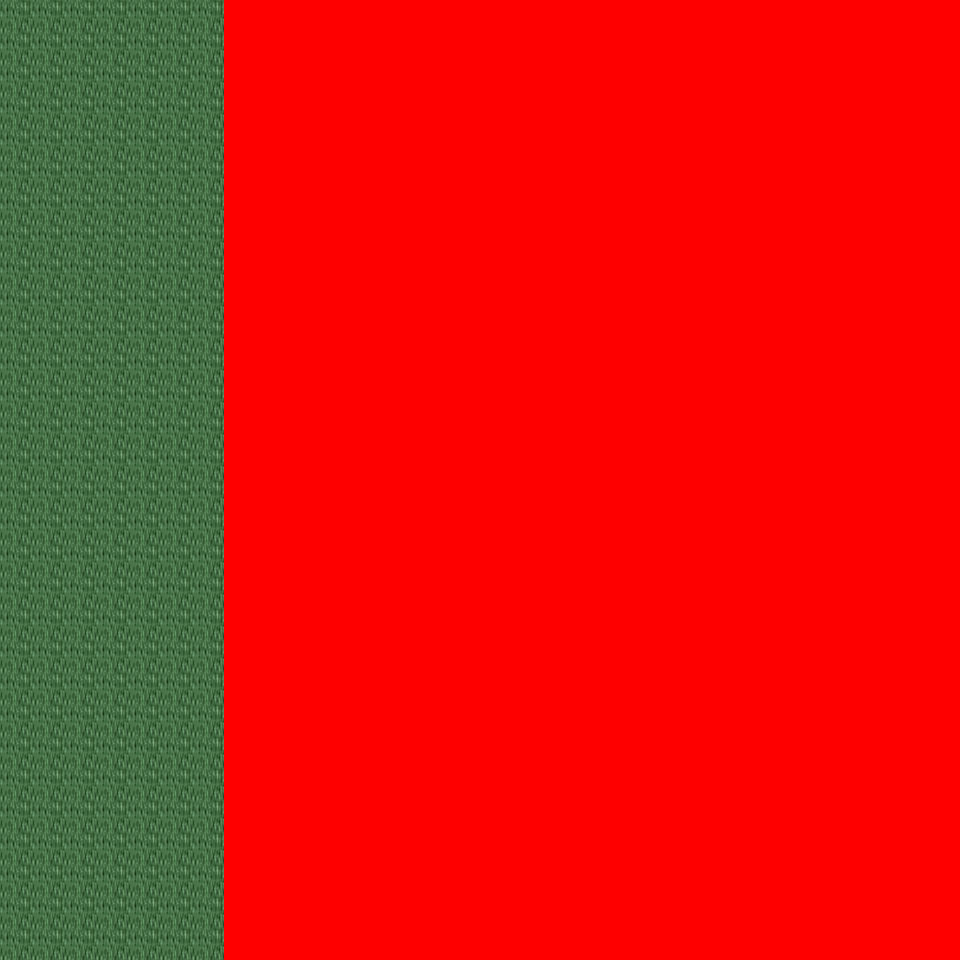

The image is a tile-based game level rendered from a .tmx file. Its description and source (layers, tilesets, objects; grid data summarised) follow:
An orthogonal 30x30 tile map with 32x32 px tiles, 6 tile layers (Ground, Object, Object2, Above, ...), 12 tilesets and 2 objects (2x mapchange).

<map version="1.0" orientation="orthogonal" renderorder="right-down" width="30" height="30" tilewidth="32" tileheight="32" nextobjectid="3">
  <tileset firstgid="1" name="tileset_logic_collision" tilewidth="32" tileheight="32" tilecount="1" columns="1">
    <image source="../drawable/tileset_logic_collision.png" width="32" height="32" />
  </tileset>
  <tileset firstgid="2" name="tileset_ground_ground" tilewidth="32" tileheight="32" tilecount="33" columns="3">
    <image source="../drawable/tileset_ground_ground.png" width="96" height="352" />
  </tileset>
  <tileset firstgid="35" name="tileset_ground_ridge_earth_pale" tilewidth="32" tileheight="32" tilecount="96" columns="12">
    <image source="../drawable/tileset_ground_ridge_earth_pale.png" width="384" height="256" />
  </tileset>
  <tileset firstgid="131" name="tileset_ground_ridge_earth_dark" tilewidth="32" tileheight="32" tilecount="96" columns="12">
    <image source="../drawable/tileset_ground_ridge_earth_dark.png" width="384" height="256" />
  </tileset>
  <tileset firstgid="227" name="tileset_terrain_desert" tilewidth="32" tileheight="32" tilecount="88" columns="8">
    <image source="../drawable/tileset_terrain_desert.png" width="256" height="352" />
  </tileset>
  <tileset firstgid="315" name="tileset_ground_sand_2" tilewidth="32" tileheight="32" tilecount="15" columns="5">
    <image source="../drawable/tileset_ground_sand_2.png" width="160" height="96" />
  </tileset>
  <tileset firstgid="330" name="tileset_plant_tree_evergreen" tilewidth="32" tileheight="32" tilecount="36" columns="3">
    <image source="../drawable/tileset_plant_tree_evergreen.png" width="96" height="384" />
  </tileset>
  <tileset firstgid="366" name="tileset_plant_cactus_2" tilewidth="32" tileheight="32" tilecount="10" columns="5">
    <image source="../drawable/tileset_plant_cactus_2.png" width="160" height="64" />
  </tileset>
  <tileset firstgid="376" name="tileset_plant_cactus" tilewidth="32" tileheight="32" tilecount="2" columns="1">
    <image source="../drawable/tileset_plant_cactus.png" width="32" height="64" />
  </tileset>
  <tileset firstgid="378" name="tileset_plant_bush_various_small" tilewidth="32" tileheight="32" tilecount="9" columns="3">
    <image source="../drawable/tileset_plant_bush_various_small.png" width="96" height="96" />
  </tileset>
  <tileset firstgid="387" name="tileset_plant_tree_tree_green" tilewidth="32" tileheight="32" tilecount="88" columns="8">
    <image source="../drawable/tileset_plant_tree_tree_green.png" width="256" height="352" />
  </tileset>
  <tileset firstgid="475" name="tileset_building_fence_fence_chunky" tilewidth="32" tileheight="32" tilecount="21" columns="3">
    <image source="../drawable/tileset_building_fence_fence_chunky.png" width="96" height="224" />
  </tileset>
  <layer name="Ground" width="30" height="30">
    <data>[900 cells, 900 non-empty, 12 distinct tile ids]</data>
  </layer>
  <layer name="Object" width="30" height="30">
    <data>[900 cells, 31 non-empty, 2 distinct tile ids]</data>
  </layer>
  <layer name="Object2" width="30" height="30">
    <data>[900 cells, 0 non-empty, 0 distinct tile ids]</data>
  </layer>
  <layer name="Above" width="30" height="30">
    <data>[900 cells, 0 non-empty, 0 distinct tile ids]</data>
  </layer>
  <layer name="Above2" width="30" height="30">
    <data>[900 cells, 0 non-empty, 0 distinct tile ids]</data>
  </layer>
  <layer name="Walkable" width="30" height="30">
    <data>[900 cells, 690 non-empty, 1 distinct tile ids]</data>
  </layer>
  <objectgroup name="MapEvents">
    <object id="1" name="south" type="mapchange" x="0" y="928" width="224" height="32">
      <properties>
        <property name="map" value="0_ados_mountain_n2_w2_x3_y1" />
        <property name="place" value="north" />
      </properties>
    </object>
    <object id="2" name="west" type="mapchange" x="0" y="0" width="32" height="960">
      <properties>
        <property name="map" value="0_ados_mountain_n2_w2_x2_y0" />
        <property name="place" value="east" />
      </properties>
    </object>
  </objectgroup>
</map>
